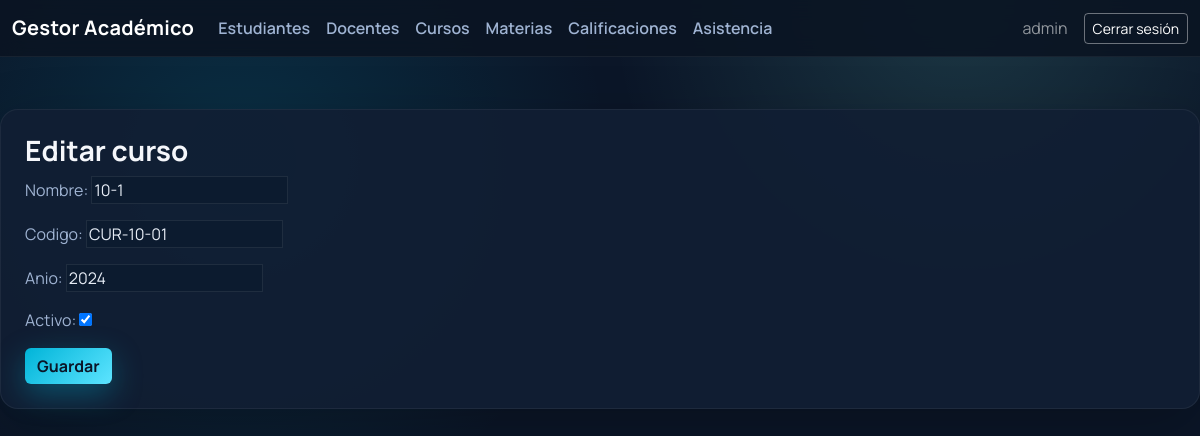
The app's page /cursos/1/editar/ (signed in) with its own data.
### academico/models.py (models this page shows, shortened)
class Curso(models.Model):
    nombre = models.CharField(max_length=100)
    codigo = models.CharField(max_length=20, unique=True)
    anio = models.IntegerField()
    activo = models.BooleanField(default=True)

### academico/views.py (the view)
# urls.py: path("cursos/<int:pk>/editar/", views.curso_update, name="curso_update"),
@rol_requerido("ADMIN")
def curso_update(request, pk):
    curso = get_object_or_404(Curso, pk=pk)
    if request.method == "POST":
        form = CursoForm(request.POST, instance=curso)
        if form.is_valid():
            form.save()
            messages.success(request, "Curso actualizado correctamente.")
            return redirect("curso_list")
    else:
        form = CursoForm(instance=curso)
    return render(request, "cursos/curso_form.html", {"form": form})

### academico/forms.py
class CursoForm(forms.ModelForm):
    class Meta:
        model = Curso
        fields = ["nombre", "codigo", "anio", "activo"]

### academico/context_processors.py (called while the page is built)
def perfil_usuario(request):
    perfil = None
    if request.user.is_authenticated:
        try:
            perfil = request.user.perfil
        except Perfil.DoesNotExist:
            perfil = None
    return {"perfil_usuario": perfil}

### templates/cursos/curso_form.html (shortened to what this page needs)
{% extends "base.html" %}
{% block content %}
<h3>{% if form.instance.pk %}Editar{% else %}Nuevo{% endif %} curso</h3>
<form method="post">
    {{ form.as_p }}
    <button class="btn btn-primary" type="submit">Guardar</button>
</form>
{% endblock %}

### templates/base.html (shortened to what this page needs)
<!DOCTYPE html>
<html lang="es">
<head>
    <link href="https://cdn.jsdelivr.net/npm/bootstrap@5.3.3/dist/css/bootstrap.min.css" rel="stylesheet">
</head>
<body>
<nav class="navbar navbar-expand-lg navbar-dark mb-4">
    <div class="container-fluid">
        <a class="navbar-brand" href="{% url 'dashboard' %}">Gestor Académico</a>
        <div class="collapse navbar-collapse" id="navbarNav">
            {% if user.is_authenticated %}
                {% if user.is_superuser %}
                <ul class="navbar-nav me-auto">
                    <li class="nav-item"><a class="nav-link" href="{% url 'estudiante_list' %}">Estudiantes</a></li>
                    <li class="nav-item"><a class="nav-link" href="{% url 'docente_list' %}">Docentes</a></li>
                    <li class="nav-item"><a class="nav-link" href="{% url 'curso_list' %}">Cursos</a></li>
                    <li class="nav-item"><a class="nav-link" href="{% url 'materia_list' %}">Materias</a></li>
                    <li class="nav-item"><a class="nav-link" href="{% url 'calificacion_list' %}">Calificaciones</a></li>
                    <li class="nav-item"><a class="nav-link" href="{% url 'asistencia_list' %}">Asistencia</a></li>
                </ul>
                {% elif perfil_usuario and perfil_usuario.rol == "DOCENTE" %}
                <ul class="navbar-nav me-auto">
                    <li class="nav-item"><a class="nav-link" href="{% url 'docente_mis_materias' %}">Mis materias</a></li>
                    <li class="nav-item"><a class="nav-link" href="{% url 'asistencia_list' %}">Asistencia (vista general)</a></li>
                </ul>
                {% endif %}
                <span class="navbar-text me-3">
                    {{ user.get_username }}
                </span>
                <a href="{% url 'logout' %}" class="btn btn-outline-light btn-sm">Cerrar sesión</a>
            {% else %}
                <a href="{% url 'login' %}" class="btn btn-outline-light btn-sm ms-auto">Ingresar</a>
            {% endif %}
        </div>
    </div>
</nav>
<main class="container-xxl page-shell">
    <div class="page-surface">
        {% block content %}{% endblock %}
    </div>
</main>
</body>
</html>

### templates/base.html (style rules this page uses)
:root { --bg-main: #0b1628; --card: #0f1f35; --card-soft: #132742; --text: #e7edf6; --muted: #9fb3d2; --primary: #00b4d8; --primary-strong: #0091b5; --accent: #80ffea; --shadow: 0 20px 60px rgba(0, 0, 0, 0.25); }
* { font-family: 'Manrope', system-ui, -apple-system, sans-serif; }
body { background: radial-gradient(circle at 20% 20%, rgba(0,180,216,0.16), transparent 32%), radial-gradient(circle at 80% 0%, rgba(128,255,234,0.14), transparent 28%), var(--bg-main); color: var(--text); min-height: 100vh; }
.navbar { background: rgba(10,20,35,0.9); backdrop-filter: blur(10px); border-bottom: 1px solid rgba(255,255,255,0.06); }
.navbar-brand { font-weight: 700; letter-spacing: 0.3px; }
.nav-link { color: var(--muted) !important; font-weight: 600; }
.page-shell { padding: 28px 0 60px; }
.page-surface { background: rgba(17, 31, 52, 0.9); border: 1px solid rgba(255,255,255,0.06); border-radius: 18px; padding: 24px; box-shadow: var(--shadow); }
h1, h2, h3, h4, h5 { color: #f5f7fb; font-weight: 700; }
p, label, small { color: var(--muted); }
.btn-primary { background: linear-gradient(135deg, var(--primary), #5de4ff); border: none; color: #0b1628; font-weight: 700; box-shadow: 0 10px 30px rgba(0,180,216,0.35); }
.btn-outline-light { border-color: rgba(255,255,255,0.4); color: #fff; }
input, select, textarea { background: #0c1b2f !important; color: var(--text) !important; border: 1px solid rgba(255,255,255,0.08) !important; }
input::placeholder, textarea::placeholder { color: #6f86a9 !important; }

### records on screen
Curso: nombre "10-1", codigo "CUR-10-01", anio "2024", activo "☑"

### other values on screen
{{ user.get_username }} "admin"
